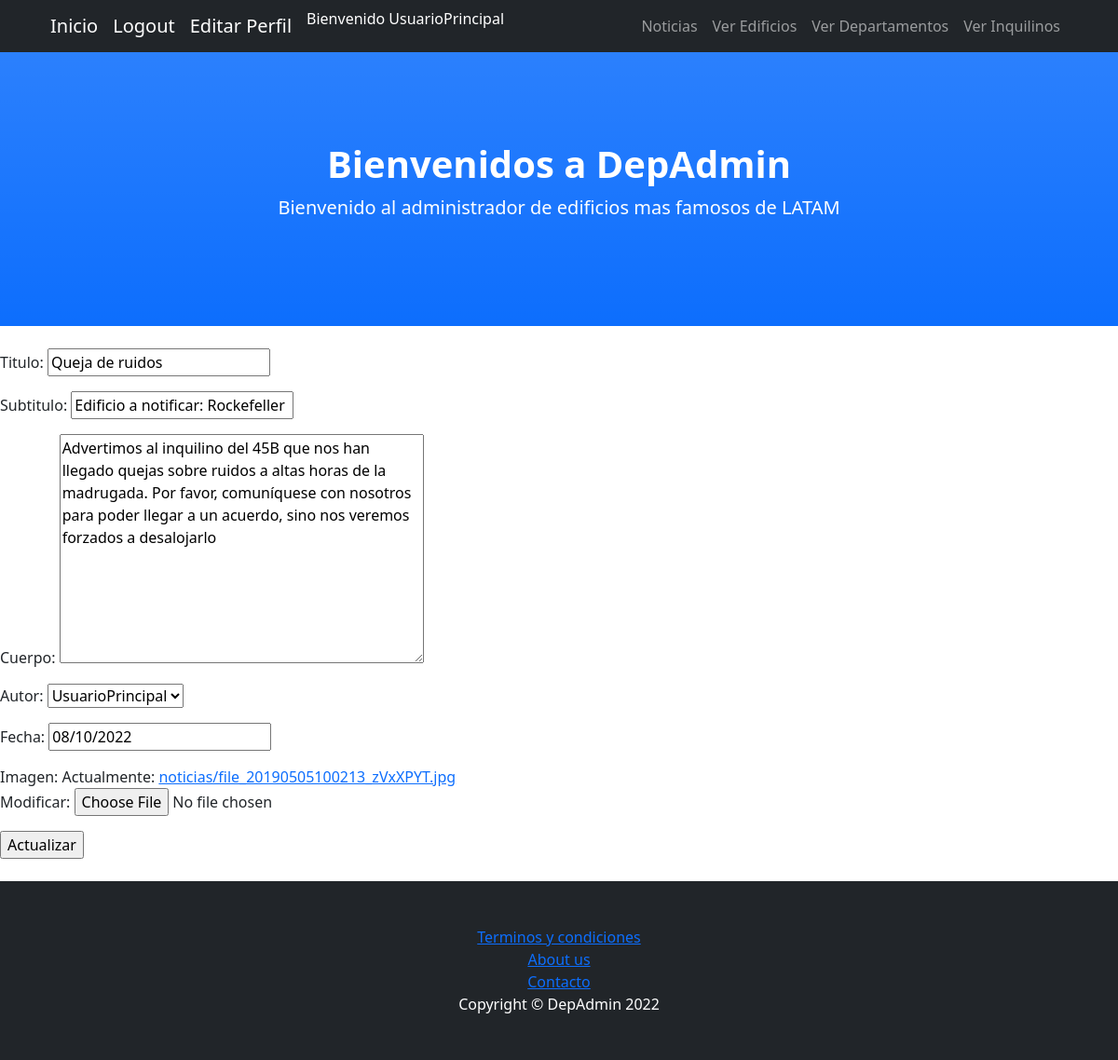
Screenshot of /BlogDepAdmin/modificar-noticia/7 (signed in) with the database file from the repository.
### Administrador_De_Edificios/models.py (models this page shows)
class Noticia(models.Model):
    titulo = models.CharField(max_length=254)
    subtitulo = models.CharField(max_length=254)
    cuerpo = models.TextField()
    autor = models.ForeignKey(User, on_delete=models.CASCADE)
    fecha = models.DateField()
    imagen = models.ImageField(upload_to='noticias')
    class Meta:
        ordering = ['-fecha']

### Administrador_De_Edificios/views.py (the view)
# urls.py: path('modificar-noticia/<pk>', NoticiaUpdate.as_view(), name="ModificarNoticia"),
class NoticiaUpdate(PermissionRequiredMixin,UpdateView):
    model = Noticia
    permission_required = 'is_staff'
    template_name = "noticia_modificar.html"
    success_url = "/BlogDepAdmin/lista-noticias"
    fields = ('__all__')

### Administrador_De_Edificios/templates/noticia_modificar.html
{% extends "padre.html"%}
{% load static %}
{% block contenidoQueCambia %}
<br>
    <form action="{% url 'ModificarNoticia' noticia.id %}" method="POST" enctype="multipart/form-data"> {% csrf_token %}
        {{ form.as_p }}
        <input type="submit" value="Actualizar">
    </form>
<br>
{% endblock %}

### Administrador_De_Edificios/templates/padre.html (shortened to what this page needs)
<!DOCTYPE html>
<html lang="en">
    <head>
        {% load static %}
        <link href="{% static 'Administrador_De_Edificios/css/styles.css' %}" rel="stylesheet" />
    </head>
    <body>
        <nav class="navbar navbar-expand-lg navbar-dark bg-dark fixed-top" id="mainNav">
            <div class="container px-4">
                <a class="navbar-brand" href="{% url 'Inicio' %}">Inicio</a>
                {% if user.is_authenticated %}
                    <a class="navbar-brand" href="{% url 'Logout' %}">Logout</a>
                    <a class="navbar-brand" href="{% url 'EditarPerfil' %}">Editar Perfil</a>
                    <p style="color:white;" >Bienvenido {{user.username}}</p>
                {% else %}
                    <a class="navbar-brand" href="{% url 'Login' %}">Login</a>
                    <a class="navbar-brand" href="{% url 'Registrar' %}">Registrarse</a>
                {% endif %}
                <div class="collapse navbar-collapse" id="navbarResponsive">
                    <ul class="navbar-nav ms-auto">
                        <li class="nav-item"><a class="nav-link" href="{% url 'ListaNoticias' %}">Noticias</a></li>
                        <li class="nav-item"><a class="nav-link" href="{% url 'ListaEdificios' %}">Ver Edificios</a></li>
                        <li class="nav-item"><a class="nav-link" href="{% url 'ListaDepartamentos' %}">Ver Departamentos</a></li>
                        {% if user.is_staff%}
                        <li class="nav-item"><a class="nav-link" href="{% url 'ListaInquilinos' %}">Ver Inquilinos</a></li>
                        {% endif %}
                    </ul>
                </div>
            </div>
        </nav>
        <header class="bg-primary bg-gradient text-white">
            <div class="container px-4 text-center">
                <h1 class="fw-bolder">Bienvenidos a DepAdmin</h1>
                <p class="lead">Bienvenido al administrador de edificios mas famosos de LATAM</p>
            </div>
        </header>
        {% block contenidoQueCambia %}
        {% endblock %}
        <footer class="py-5 bg-dark">
            <div class="container px-4"><p class="m-0 text-center text-white"><a href="{% url 'TerminosyCondiciones' %}">Terminos y condiciones</a></p></div>
            <div class="container px-4"><p class="m-0 text-center text-white"><a href="{% url 'SobreNosotros' %}">About us</a></p></div>
            <div class="container px-4"><p class="m-0 text-center text-white"><a href="{% url 'Contacto' %}">Contacto</a></p></div>
            <div class="container px-4"><p class="m-0 text-center text-white">Copyright &copy; DepAdmin 2022</p></div>
        </footer>
    </body>
</html>

### rows the page displays
Noticia: titulo "Queja de ruidos", subtitulo "Edificio a notificar: Rockefeller", cuerpo "Advertimos al inquilino del 45B que nos han llegado quejas sobre ruidos a altas horas de la madrugada. Por favor, comuníquese con nosotros para poder llegar a un acuerdo, sino nos veremos forzados a desalojarlo", autor "UsuarioPrincipal", fecha "08/10/2022"

### other values shown
{{ user.username }} "UsuarioPrincipal"
